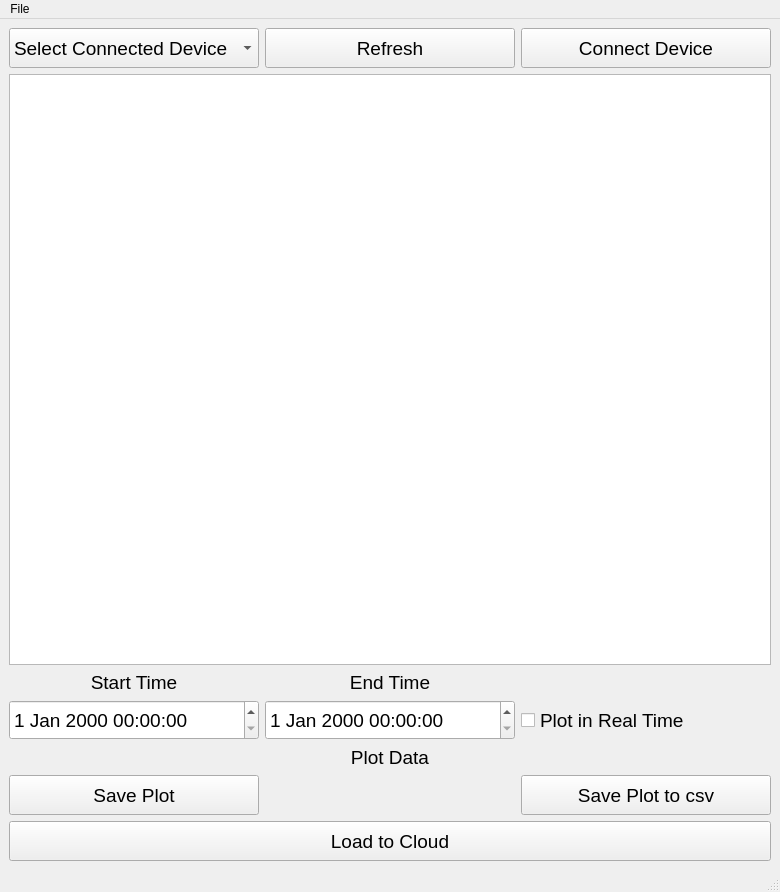
<?xml version="1.0" encoding="UTF-8"?>
<ui version="4.0">
 <class>MainWindow</class>
 <widget class="QMainWindow" name="MainWindow">
  <property name="geometry">
   <rect>
    <x>0</x>
    <y>0</y>
    <width>780</width>
    <height>892</height>
   </rect>
  </property>
  <property name="windowTitle">
   <string>MainWindow</string>
  </property>
  <widget class="QWidget" name="centralwidget">
   <layout class="QGridLayout" name="gridLayout">
    <item row="0" column="0">
     <widget class="QComboBox" name="cb_devices">
      <property name="minimumSize">
       <size>
        <width>0</width>
        <height>40</height>
       </size>
      </property>
      <property name="font">
       <font>
        <pointsize>14</pointsize>
       </font>
      </property>
      <item>
       <property name="text">
        <string>Select Connected Device</string>
       </property>
      </item>
     </widget>
    </item>
    <item row="0" column="1">
     <widget class="QPushButton" name="pushButton">
      <property name="minimumSize">
       <size>
        <width>0</width>
        <height>40</height>
       </size>
      </property>
      <property name="font">
       <font>
        <pointsize>14</pointsize>
       </font>
      </property>
      <property name="text">
       <string>Refresh</string>
      </property>
     </widget>
    </item>
    <item row="0" column="2">
     <widget class="QPushButton" name="pb_com_connect">
      <property name="minimumSize">
       <size>
        <width>0</width>
        <height>40</height>
       </size>
      </property>
      <property name="font">
       <font>
        <pointsize>14</pointsize>
       </font>
      </property>
      <property name="text">
       <string>Connect Device</string>
      </property>
     </widget>
    </item>
    <item row="1" column="0" colspan="3">
     <widget class="QTableView" name="tableView"/>
    </item>
    <item row="2" column="0">
     <widget class="QLabel" name="l_date">
      <property name="font">
       <font>
        <pointsize>14</pointsize>
       </font>
      </property>
      <property name="text">
       <string>Start Time</string>
      </property>
      <property name="alignment">
       <set>Qt::AlignCenter</set>
      </property>
     </widget>
    </item>
    <item row="2" column="1">
     <widget class="QLabel" name="l_date_2">
      <property name="font">
       <font>
        <pointsize>14</pointsize>
       </font>
      </property>
      <property name="text">
       <string>End Time</string>
      </property>
      <property name="alignment">
       <set>Qt::AlignCenter</set>
      </property>
     </widget>
    </item>
    <item row="3" column="0">
     <widget class="QDateTimeEdit" name="dte_start_date">
      <property name="minimumSize">
       <size>
        <width>0</width>
        <height>40</height>
       </size>
      </property>
      <property name="font">
       <font>
        <pointsize>14</pointsize>
       </font>
      </property>
     </widget>
    </item>
    <item row="3" column="1">
     <widget class="QDateTimeEdit" name="dte_end_date">
      <property name="minimumSize">
       <size>
        <width>0</width>
        <height>40</height>
       </size>
      </property>
      <property name="font">
       <font>
        <pointsize>14</pointsize>
       </font>
      </property>
     </widget>
    </item>
    <item row="3" column="2">
     <widget class="QCheckBox" name="checkBox">
      <property name="minimumSize">
       <size>
        <width>0</width>
        <height>40</height>
       </size>
      </property>
      <property name="font">
       <font>
        <pointsize>14</pointsize>
       </font>
      </property>
      <property name="text">
       <string>Plot in Real Time</string>
      </property>
     </widget>
    </item>
    <item row="4" column="0" colspan="3">
     <widget class="QLabel" name="l_plot">
      <property name="minimumSize">
       <size>
        <width>0</width>
        <height>0</height>
       </size>
      </property>
      <property name="font">
       <font>
        <pointsize>14</pointsize>
       </font>
      </property>
      <property name="text">
       <string>Plot Data</string>
      </property>
      <property name="alignment">
       <set>Qt::AlignCenter</set>
      </property>
     </widget>
    </item>
    <item row="5" column="0">
     <widget class="QPushButton" name="pb_save_plot">
      <property name="minimumSize">
       <size>
        <width>0</width>
        <height>40</height>
       </size>
      </property>
      <property name="font">
       <font>
        <pointsize>14</pointsize>
       </font>
      </property>
      <property name="text">
       <string>Save Plot</string>
      </property>
     </widget>
    </item>
    <item row="5" column="2">
     <widget class="QPushButton" name="pb_save_data">
      <property name="minimumSize">
       <size>
        <width>0</width>
        <height>40</height>
       </size>
      </property>
      <property name="font">
       <font>
        <pointsize>14</pointsize>
       </font>
      </property>
      <property name="text">
       <string>Save Plot to csv</string>
      </property>
     </widget>
    </item>
    <item row="6" column="0" colspan="3">
     <widget class="QPushButton" name="pb_to_cloud">
      <property name="minimumSize">
       <size>
        <width>0</width>
        <height>40</height>
       </size>
      </property>
      <property name="font">
       <font>
        <pointsize>14</pointsize>
       </font>
      </property>
      <property name="text">
       <string>Load to Cloud</string>
      </property>
     </widget>
    </item>
   </layout>
  </widget>
  <widget class="QMenuBar" name="menubar">
   <property name="geometry">
    <rect>
     <x>0</x>
     <y>0</y>
     <width>780</width>
     <height>21</height>
    </rect>
   </property>
   <widget class="QMenu" name="menuFile">
    <property name="title">
     <string>File</string>
    </property>
    <widget class="QMenu" name="menuSelect_Device">
     <property name="title">
      <string>Select Device</string>
     </property>
     <addaction name="action1st"/>
     <addaction name="action2nd"/>
    </widget>
    <widget class="QMenu" name="menuSelect_Data">
     <property name="title">
      <string>Select Data</string>
     </property>
     <addaction name="action1st_data"/>
     <addaction name="action2nd_data"/>
    </widget>
    <addaction name="menuSelect_Device"/>
    <addaction name="menuSelect_Data"/>
    <addaction name="actionSave_Image"/>
    <addaction name="actionSave_Data"/>
    <addaction name="actionGet_Status"/>
    <addaction name="actionLoad_Data_to_Cloud"/>
    <addaction name="actionExit"/>
   </widget>
   <addaction name="menuFile"/>
  </widget>
  <widget class="QStatusBar" name="statusbar"/>
  <action name="action1st">
   <property name="text">
    <string>1st</string>
   </property>
  </action>
  <action name="action2nd">
   <property name="text">
    <string>2nd</string>
   </property>
  </action>
  <action name="action1st_data">
   <property name="text">
    <string>1st data</string>
   </property>
  </action>
  <action name="action2nd_data">
   <property name="text">
    <string>2nd data</string>
   </property>
  </action>
  <action name="actionSave_Image">
   <property name="text">
    <string>Save Image</string>
   </property>
  </action>
  <action name="actionSave_Data">
   <property name="text">
    <string>Save Data</string>
   </property>
  </action>
  <action name="actionGet_Status">
   <property name="text">
    <string>Get Status</string>
   </property>
  </action>
  <action name="actionLoad_Data_to_Cloud">
   <property name="text">
    <string>Load Data to Cloud</string>
   </property>
  </action>
  <action name="actionExit">
   <property name="text">
    <string>Exit</string>
   </property>
  </action>
 </widget>
 <resources/>
 <connections/>
</ui>
